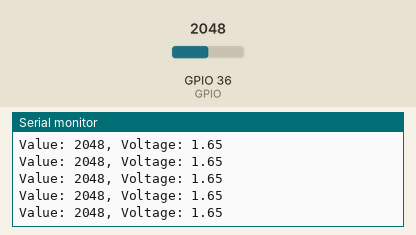
Simulated run of this sketch. Board: ESP32. On the bench: the last lines printed to the serial monitor. The test bench sets the inputs (shaded band); at power-on: GPIO 36 (GPIO) = 2048.

Above: at 1.2 s.
1.3 s: GPIO 36 (GPIO) set to 1069
At 2.1 s:
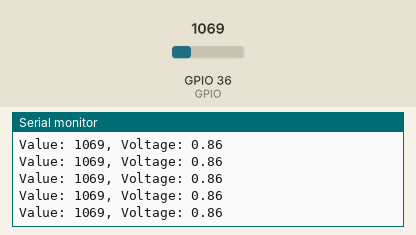
2.8 s: GPIO 36 (GPIO) set to 950
At 3.5 s:
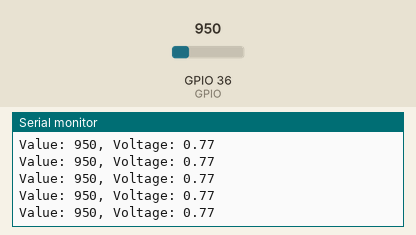
Timing chart, 0 to 5.8 s (numbered marks = the images above; inputs shaded):
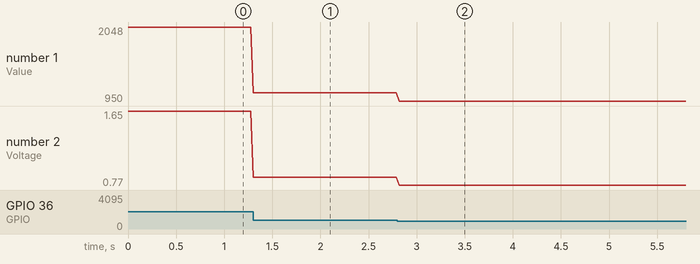

Measured:
- after the input at 1.3 s, the serial monitor: prints a new line at once (image 1)
- after the input at 2.8 s, the serial monitor: prints a new line at once (image 2)
- plotted number 1: 2048 → 1069 after the input at 1.3 s, 1069 → 950 after the input at 2.8 s
- plotted number 2: 1.65 → 0.86 after the input at 1.3 s, 0.86 → 0.77 after the input at 2.8 s

The sketch:

Potentiometer-Intro.ino
```cpp
#define GPIO 36
#define VOLTAGE 3.3

// Linear interpolation function to float map [0, 4096] => [0, 3.3]
float floatMap(float analogVal, float min_1, float max_1, float min_2, float max_2) {
  return min_2 + (analogVal - min_1) * (max_2 - min_2) / (max_1 - min_1);
}

void setup() {
  Serial.begin(9600);
  analogSetAttenuation(ADC_11db);  // Up to 3.3V input

}

void loop() {
  int analogValue = analogRead(GPIO);     // Read on ANALOG_PIN_36
  float voltage = floatMap(analogValue, 0, 4095, 0, VOLTAGE);
  Serial.print("Value: ");
  Serial.print(analogValue);
  Serial.print(", Voltage: ");
  Serial.println(voltage);

}
```
